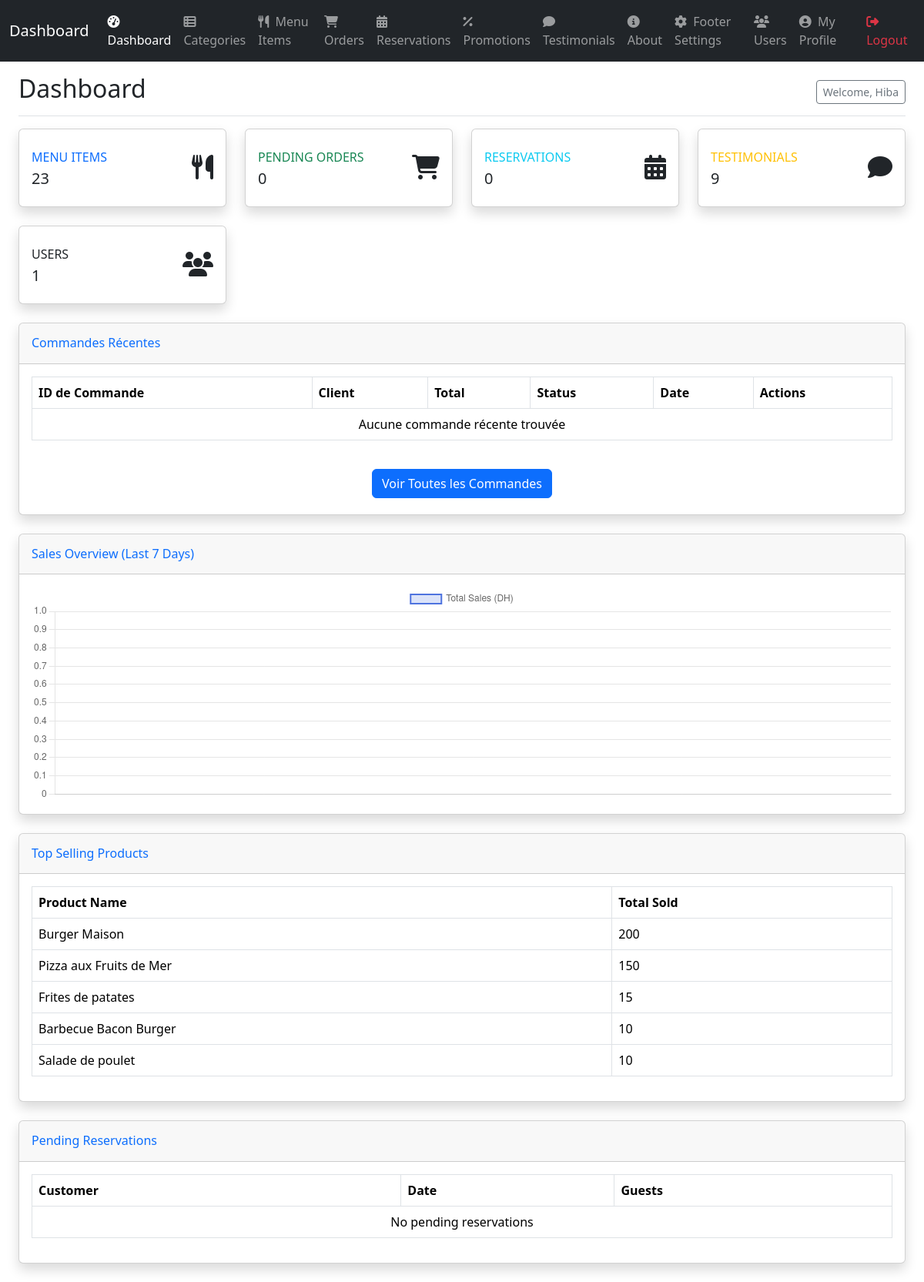
Page /admin/dashboard.php (signed in) on the committed database.
### tables this page shows
CREATE TABLE `users` (
  `id` int(11) NOT NULL,
  `username` varchar(50) NOT NULL,
  `password` varchar(255) NOT NULL,
  `type` enum('admin','limited') NOT NULL DEFAULT 'limited',
  `full_name` varchar(255) NOT NULL,
  `created_at` datetime NOT NULL DEFAULT current_timestamp()
);

CREATE TABLE `menu_items` (
  `id` int(11) NOT NULL,
  `name` varchar(255) NOT NULL,
  `description` text NOT NULL,
  `price` decimal(10,2) NOT NULL,
  `discount` int(11) NOT NULL DEFAULT 0,
  `image_url` varchar(255) NOT NULL,
  `sales_count` int(11) DEFAULT 0,
  `category_id` int(11) DEFAULT NULL,
  `created_at` timestamp NOT NULL DEFAULT current_timestamp()
);

### admin/includes/top_selling.php (the view, shortened to what this page needs)
<div class="card shadow mb-4">
    <div class="card-header py-3">
        <h6 class="m-0 font-weight-bold text-primary">Top Selling Products</h6>
    </div>
    <div class="card-body">
        <table class="table table-bordered" width="100%" cellspacing="0">
            <thead>
                <tr>
                    <th>Product Name</th>
                    <th>Total Sold</th>
                </tr>
            </thead>
            <tbody>
                <?php foreach ($top_selling_products as $product): ?>
                <tr>
                    <td><?php echo htmlspecialchars($product['name']); ?></td>
                    <td><?php echo htmlspecialchars($product['total_quantity']); ?></td>
                </tr>
                <?php endforeach; ?>
            </tbody>
        </table>
    </div>
</div>

### admin/dashboard.php (shortened to what this page needs)
<?php
    require_once 'db.php';
    $user = null;
    $stmt = $mysqli->prepare("SELECT * FROM users WHERE id = ?");
    if ($stmt) {
        $stmt->bind_param("i", $_SESSION['user_id']);
        $stmt->execute();
        $result = $stmt->get_result();
        $user   = $result->fetch_assoc();
    }
    $top_selling_products = [];
    $result               = $mysqli->query("
    SELECT name, sales_count as total_quantity
    FROM menu_items
    WHERE sales_count > 0
    ORDER BY sales_count DESC
    LIMIT 5
");
    if ($result) {
        $top_selling_products = $result->fetch_all(MYSQLI_ASSOC);
    }
?>
<?php include_once 'includes/header.php'; ?>
<div class="d-flex justify-content-between flex-wrap flex-md-nowrap align-items-center pt-3 pb-2 mb-3 border-bottom">
    <h1 class="h2">Dashboard</h1>
    <div class="btn-toolbar mb-2 mb-md-0">
        <span class="btn btn-sm btn-outline-secondary">
            Welcome,                                         <?php echo htmlspecialchars($user['full_name']); ?>
        </span>
    </div>
</div>
<?php include_once 'includes/stats_cards.php'; ?>
<?php include_once 'includes/recent_orders.php'; ?>
<?php include_once 'includes/sales_chart.php'; ?>
<?php include_once 'includes/top_selling.php'; ?>
<?php include_once 'includes/pending_reservations.php'; ?>
<?php include_once 'includes/footer.php'; ?>

### admin/css/admin.css (style rules this page uses)
html, body { height: 100%; margin: 0; padding: 0; }
.btn { margin-top: 5px !important; margin-bottom: 5px !important; }

### rows in the picture
users: full_name "Hiba"
menu_items: name "Burger Maison", sales_count "200"
menu_items: name "Pizza aux Fruits de Mer", sales_count "150"
menu_items: name "Frites de patates", sales_count "15"
menu_items: name "Barbecue Bacon Burger", sales_count "10"
menu_items: name "Salade de poulet", sales_count "10"

### other values in the picture
$stats['menu_items'] "23"
$stats['pending_orders'] "0"
$stats['reservations'] "0"
$stats['testimonials'] "9"
$stats['users'] "1"
